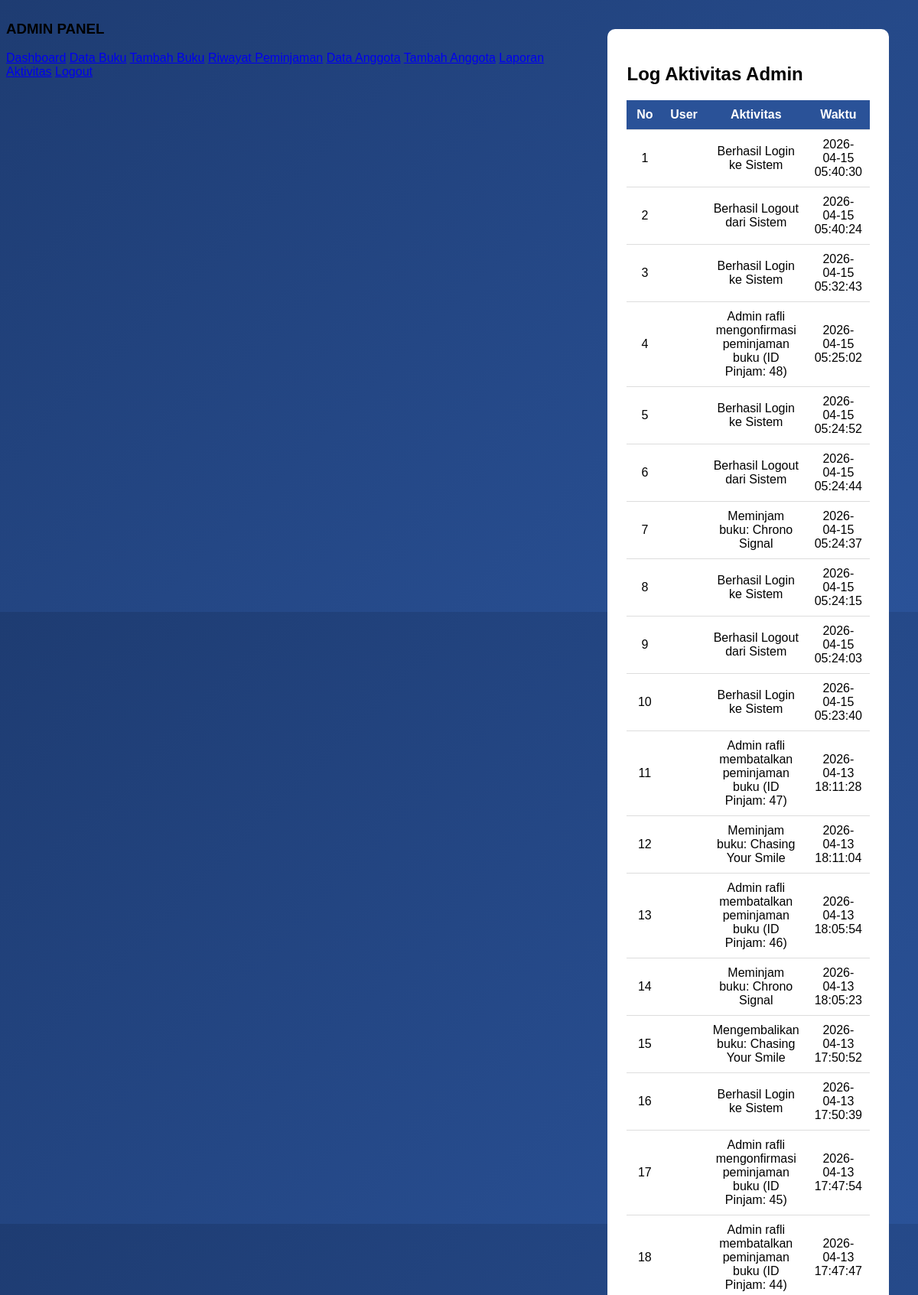
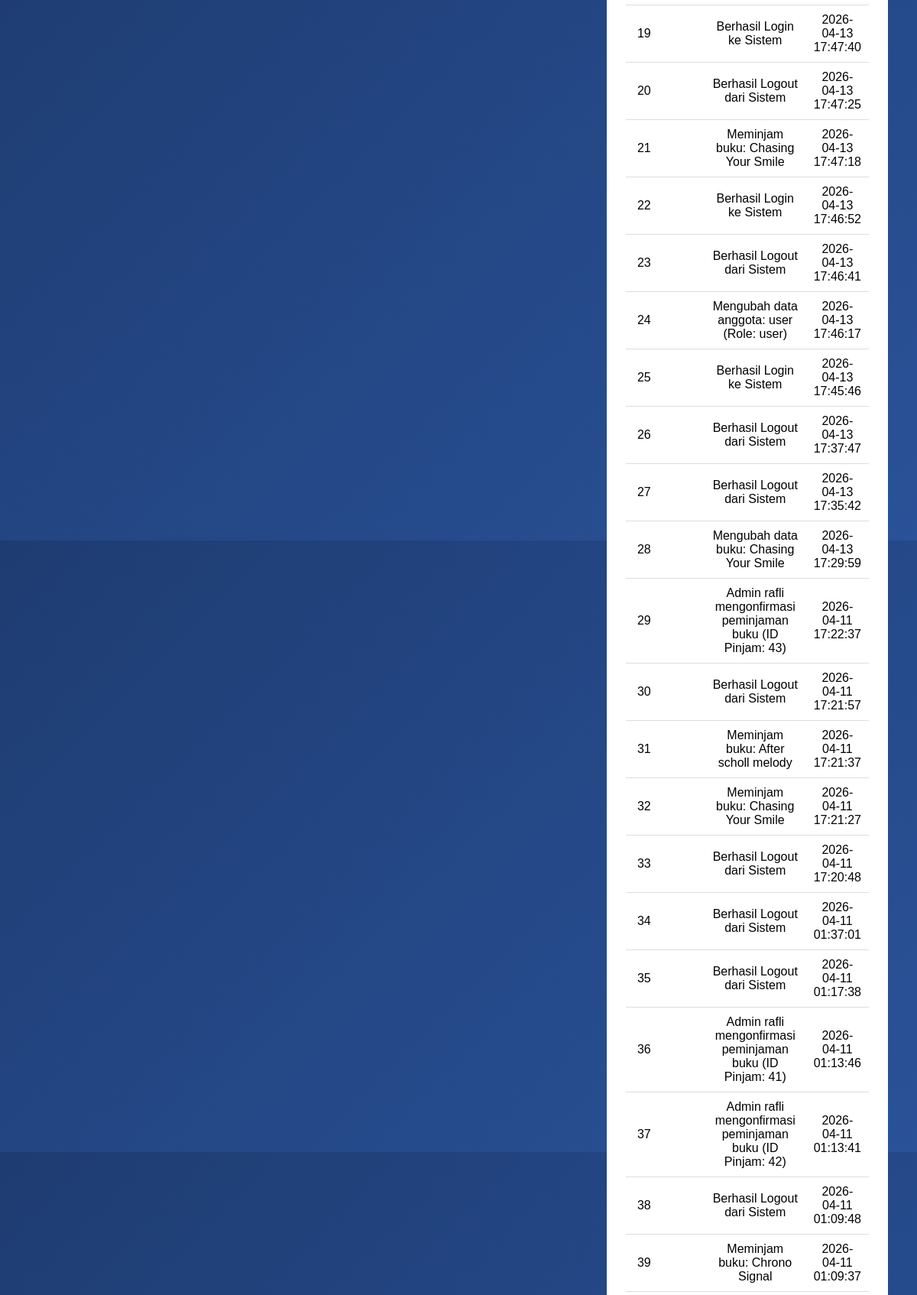
Page /project_rafli/admin/log_aktivitas.php (signed in, upper part) on the committed database (2 pictures, top to bottom).
### tables this page shows
CREATE TABLE `log_aktivitas` (
  `id` int(11) NOT NULL,
  `nama_pelaku` varchar(100) DEFAULT NULL,
  `aktivitas` varchar(255) DEFAULT NULL,
  `kategori` varchar(50) DEFAULT NULL,
  `waktu` timestamp NOT NULL DEFAULT current_timestamp()
);

### project_rafli/admin/log_aktivitas.php (the view, shortened to what this page needs)
<?php
include '../config.php';
$data = mysqli_query($koneksi,"SELECT * FROM log_aktivitas ORDER BY id DESC");
?>
<!DOCTYPE html>
<html>
<head>
</head>
<body>
<div class="wrapper">
<?php include 'sidebar.php'; ?>
<div class="content">
  <div class="container">
    <h2>Log Aktivitas Admin</h2>
    <table>
      <tr>
        <th>No</th>
        <th>User</th>
        <th>Aktivitas</th>
        <th>Waktu</th>
      </tr>
      <?php $no=1; while($d=mysqli_fetch_assoc($data)){ ?>
      <tr>
        <td><?= $no++ ?></td>
        <td><?= $d['user'] ?></td>
        <td><?= $d['aktivitas'] ?></td>
        <td><?= $d['waktu'] ?></td>
      </tr>
      <?php } ?>
    </table>
  </div>
</div>
</div>
</body>
</html>

### project_rafli/admin/log_aktivitas.php (style rules this page uses)
body { background:linear-gradient(135deg,#1e3c72,#2a5298); font-family:sans-serif; }
.wrapper { display:flex }
.content { flex:1;padding:30px }
.container { background:white; padding:25px; border-radius:10px; }
table { width:100%; border-collapse:collapse; }
th, td { padding:10px; border-bottom:1px solid #ddd; text-align:center; }
th { background:#2a5298; color:white; }

### rows in the picture
log_aktivitas: aktivitas "Berhasil Login ke Sistem", waktu "2026-04-15 05:40:30"
log_aktivitas: aktivitas "Berhasil Logout dari Sistem", waktu "2026-04-15 05:40:24"
log_aktivitas: aktivitas "Berhasil Login ke Sistem", waktu "2026-04-15 05:32:43"
log_aktivitas: aktivitas "Admin rafli mengonfirmasi peminjaman buku (ID Pinjam: 48)", waktu "2026-04-15 05:25:02"
log_aktivitas: aktivitas "Berhasil Login ke Sistem", waktu "2026-04-15 05:24:52"
log_aktivitas: aktivitas "Berhasil Logout dari Sistem", waktu "2026-04-15 05:24:44"
log_aktivitas: aktivitas "Meminjam buku: Chrono Signal", waktu "2026-04-15 05:24:37"
log_aktivitas: aktivitas "Berhasil Login ke Sistem", waktu "2026-04-15 05:24:15"
log_aktivitas: aktivitas "Berhasil Logout dari Sistem", waktu "2026-04-15 05:24:03"
log_aktivitas: aktivitas "Berhasil Login ke Sistem", waktu "2026-04-15 05:23:40"
log_aktivitas: aktivitas "Admin rafli membatalkan peminjaman buku (ID Pinjam: 47)", waktu "2026-04-13 18:11:28"
log_aktivitas: aktivitas "Meminjam buku: Chasing Your Smile", waktu "2026-04-13 18:11:04"
log_aktivitas: aktivitas "Admin rafli membatalkan peminjaman buku (ID Pinjam: 46)", waktu "2026-04-13 18:05:54"
log_aktivitas: aktivitas "Meminjam buku: Chrono Signal", waktu "2026-04-13 18:05:23"
log_aktivitas: aktivitas "Mengembalikan buku: Chasing Your Smile", waktu "2026-04-13 17:50:52"
log_aktivitas: aktivitas "Berhasil Login ke Sistem", waktu "2026-04-13 17:50:39"
log_aktivitas: aktivitas "Admin rafli mengonfirmasi peminjaman buku (ID Pinjam: 45)", waktu "2026-04-13 17:47:54"
log_aktivitas: aktivitas "Admin rafli membatalkan peminjaman buku (ID Pinjam: 44)", waktu "2026-04-13 17:47:47"
log_aktivitas: aktivitas "Berhasil Login ke Sistem", waktu "2026-04-13 17:47:40"
log_aktivitas: aktivitas "Berhasil Logout dari Sistem", waktu "2026-04-13 17:47:25"
log_aktivitas: aktivitas "Meminjam buku: Chasing Your Smile", waktu "2026-04-13 17:47:18"
log_aktivitas: aktivitas "Berhasil Login ke Sistem", waktu "2026-04-13 17:46:52"
log_aktivitas: aktivitas "Berhasil Logout dari Sistem", waktu "2026-04-13 17:46:41"
log_aktivitas: aktivitas "Mengubah data anggota: user (Role: user)", waktu "2026-04-13 17:46:17"
log_aktivitas: aktivitas "Berhasil Login ke Sistem", waktu "2026-04-13 17:45:46"
log_aktivitas: aktivitas "Berhasil Logout dari Sistem", waktu "2026-04-13 17:37:47"
log_aktivitas: aktivitas "Berhasil Logout dari Sistem", waktu "2026-04-13 17:35:42"
log_aktivitas: aktivitas "Mengubah data buku: Chasing Your Smile", waktu "2026-04-13 17:29:59"
log_aktivitas: aktivitas "Admin rafli mengonfirmasi peminjaman buku (ID Pinjam: 43)", waktu "2026-04-11 17:22:37"
log_aktivitas: aktivitas "Berhasil Logout dari Sistem", waktu "2026-04-11 17:21:57"
log_aktivitas: aktivitas "Meminjam buku: After scholl melody", waktu "2026-04-11 17:21:37"
log_aktivitas: aktivitas "Meminjam buku: Chasing Your Smile", waktu "2026-04-11 17:21:27"
log_aktivitas: aktivitas "Berhasil Logout dari Sistem", waktu "2026-04-11 17:20:48"
log_aktivitas: aktivitas "Berhasil Logout dari Sistem", waktu "2026-04-11 01:37:01"
log_aktivitas: aktivitas "Berhasil Logout dari Sistem", waktu "2026-04-11 01:17:38"
log_aktivitas: aktivitas "Admin rafli mengonfirmasi peminjaman buku (ID Pinjam: 41)", waktu "2026-04-11 01:13:46"
log_aktivitas: aktivitas "Admin rafli mengonfirmasi peminjaman buku (ID Pinjam: 42)", waktu "2026-04-11 01:13:41"
log_aktivitas: aktivitas "Berhasil Logout dari Sistem", waktu "2026-04-11 01:09:48"
log_aktivitas: aktivitas "Meminjam buku: Chrono Signal", waktu "2026-04-11 01:09:37"
